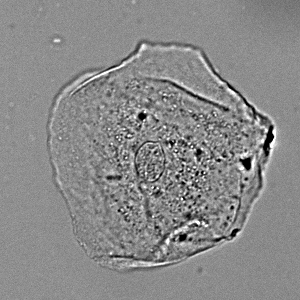
#> input picture cell_bright.png, 300 x 300 px
$ python main.py
#> lines starting #> are read from the running program, lines starting #| are printed output that depends on the picture
from PIL import Image
import numpy as np

def magnification_animation():
    bright = Image.open("cell_bright_30.png")

    bg = Image.new(bright.mode, (300, 300), 0)

    for i in range(10, 310, 10):
        bg.paste(bright.resize((i, i)), (0, 0))
        bg.save(f"cell_bright_size_{i}.png")

def resolution_animation():
    bright = np.array(Image.open("cell_bright.png"))
#> bright is the input picture: shape (300, 300); min 0, max 255, mean 137.6

    for i in range(1, 31):
        Image.fromarray(bright[::i, ::i]).resize((300, 300), Image.NEAREST).save(f"cell_bright_{i}.png")
#> this loop made 30 passes
#> pass 2, in resolution_animation, `Image.fromarray(bright[::i, ::i]).resize((300, 300), Image.NEAREST).sa..`:
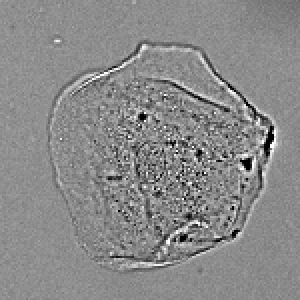
#> saved as cell_bright_2.png: PIL image 300x300 L; min 0, max 255, mean 137.7

if __name__ == "__main__":
    resolution_animation()
